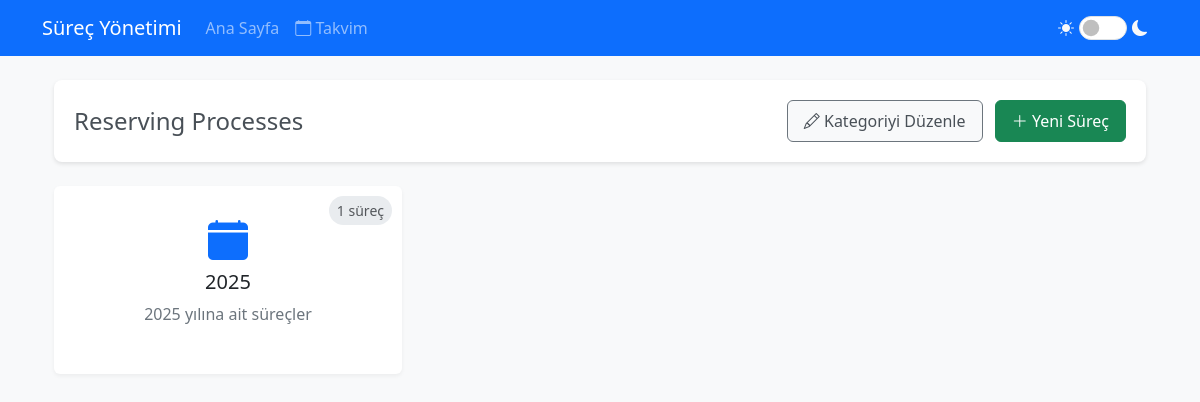
The page /category/1 on the database as committed earlier.
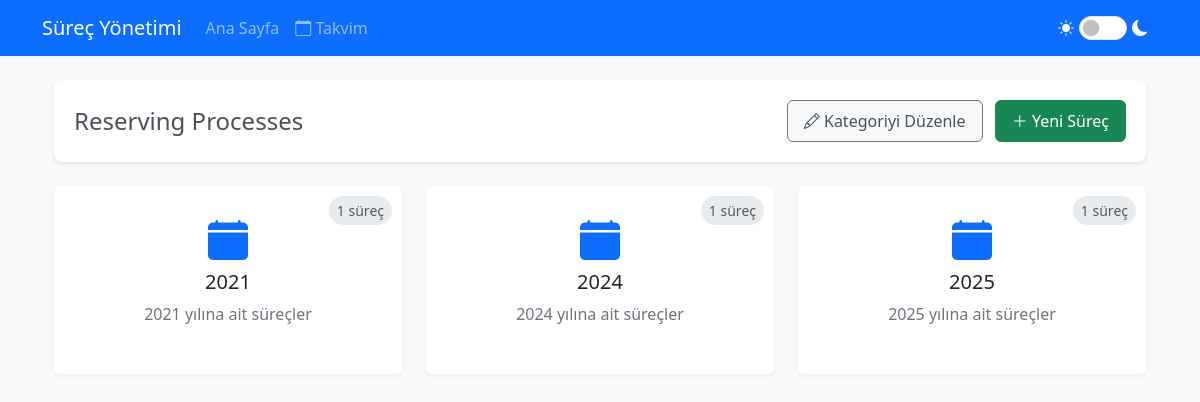
The same page on the database as committed later.
### app.py (models this page shows, shortened)
class ProcessCategory(db.Model):
    id = db.Column(db.Integer, primary_key=True)
    name = db.Column(db.String(100), nullable=False)
    description = db.Column(db.Text)
    created_at = db.Column(db.DateTime, default=datetime.now)
    processes = db.relationship('Process', backref='category', lazy=True)

class Process(db.Model):
    id = db.Column(db.Integer, primary_key=True)
    name = db.Column(db.String(100), nullable=False)
    description = db.Column(db.Text)
    created_at = db.Column(db.DateTime, default=datetime.now)
    is_started = db.Column(db.Boolean, default=False)
    started_at = db.Column(db.DateTime)
    version = db.Column(db.Integer, nullable=False, default=1)
    year = db.Column(db.Integer, nullable=False, default=lambda: datetime.now().year)
    category_id = db.Column(db.Integer, db.ForeignKey('process_category.id', name='fk_process_category'), nullable=True)
    steps = db.relationship('Step', backref='process', lazy=True, cascade='all, delete-orphan')

### app.py (the view)
@app.route('/category/<int:category_id>')
def category_years(category_id):
    category = ProcessCategory.query.get_or_404(category_id)
    processes = Process.query.filter_by(category_id=category_id).all()
    years = sorted(set(process.year for process in processes))
    processes_by_year = {}
    for year in years:
        processes_by_year[year] = len([p for p in processes if p.year == year])
    return render_template('category_years.html',
                         category=category,
                         years=years,
                         processes_by_year=processes_by_year)

### app.py (called while the page is built)
@app.before_request
def before_request():
    if not getattr(app, '_got_first_request', False):
        check_process_status()
        app._got_first_request = True

### templates/category_years.html (shortened to what this page needs)
{% extends "base.html" %}
{% block content %}
<div class="container mt-4">
    <div class="header-section d-flex justify-content-between align-items-center mb-4">
        {% if category.description %}
        <h2 class="category-title">{{ category.description }}</h2>
        {% else %}
        <h2 class="category-title">{{ category.name }}</h2>
        {% endif %}
        <div>
            <a href="{{ url_for('edit_category', category_id=category.id) }}" class="btn btn-outline-light me-2">
                <i class="bi bi-pencil"></i> Kategoriyi Düzenle
            </a>
            <a href="{{ url_for('new_process') }}" class="btn btn-success">
                <i class="bi bi-plus-lg"></i> Yeni Süreç
            </a>
        </div>
    </div>
    <div class="row row-cols-1 row-cols-md-2 row-cols-lg-3 g-4">
        {% for year in years %}
        <div class="col">
            <a href="{{ url_for('category_processes', category_id=category.id, year=year) }}"
                class="text-decoration-none">
                <div class="card year-card">
                    <div class="card-body text-center position-relative">
                        <span class="process-count text-muted">
                            {{ processes_by_year[year] }} süreç
                        </span>
                        <i class="bi bi-calendar-fill calendar-icon"></i>
                        <h5 class="card-title mb-2">{{ year }}</h5>
                        <p class="card-text text-muted">{{ year }} yılına ait süreçler</p>
                    </div>
                </div>
            </a>
        </div>
        {% endfor %}
    </div>
</div>
{% endblock %}

### templates/base.html (shortened to what this page needs)
<!DOCTYPE html>
<html lang="tr">
<head>
    <link href="https://cdn.jsdelivr.net/npm/bootstrap@5.3.0/dist/css/bootstrap.min.css" rel="stylesheet">
    <link href="https://cdn.jsdelivr.net/npm/bootstrap-icons@1.11.3/font/bootstrap-icons.css" rel="stylesheet">
    <link href="https://cdnjs.cloudflare.com/ajax/libs/vis/4.21.0/vis.min.css" rel="stylesheet" type="text/css">
    <link rel="stylesheet" href="{{ url_for('static', filename='css/style.css') }}">
</head>
<body>
    <nav class="navbar navbar-expand-lg navbar-dark bg-primary mb-4">
        <div class="container">
            <a class="navbar-brand" href="{{ url_for('index') }}">Süreç Yönetimi</a>
            <div class="collapse navbar-collapse" id="navbarNav">
                <ul class="navbar-nav me-auto mb-2 mb-lg-0">
                    <li class="nav-item">
                        <a class="nav-link" href="{{ url_for('index') }}">Ana Sayfa</a>
                    </li>
                    <li class="nav-item">
                        <a class="nav-link" href="{{ url_for('process_calendar') }}">
                            <i class="bi bi-calendar"></i> Takvim
                        </a>
                    </li>
                </ul>
                <div class="theme-toggle text-light">
                    <i class="bi bi-sun-fill" id="lightIcon"></i>
                    <div class="form-check form-switch d-inline-block">
                        <input class="form-check-input" type="checkbox" id="themeSwitch">
                    </div>
                    <i class="bi bi-moon-fill" id="darkIcon"></i>
                </div>
            </div>
        </div>
    </nav>
    <div class="container">
        {% block content %}{% endblock %}
    </div>
</body>
</html>

### static/css/style.css (style rules this page uses)
body { background-color: #f8f9fa; }
.card-body { padding: 1.5rem; }
.card { box-shadow: 0 0.125rem 0.25rem rgba(0, 0, 0, 0.075); border: none; margin-bottom: 1.5rem; }
.btn { padding: 0.5rem 1rem; margin: 0; }
.btn i { transition: transform 0.2s ease; }
.form-check.form-switch { margin: 0; padding: 0; }
.form-switch .form-check-input { width: 3em; height: 1.5em; margin: 0; cursor: pointer; }
.card { overflow: visible; }
.card-body { overflow: visible; }

### templates/base.html (style rules this page uses)
.theme-toggle { cursor: pointer; padding: 5px 10px; border-radius: 20px; display: flex; align-items: center; gap: 5px; }
.form-check-input { transition: none !important; }

### templates/category_years.html (style rules this page uses)
.year-card { transition: transform 0.2s; border: none; box-shadow: 0 2px 4px rgba(0, 0, 0, 0.05); height: 100%; background-color: var(--bs-body-bg); }
.calendar-icon { font-size: 2.5rem; color: var(--bs-primary); margin-bottom: 10px; }
.process-count { position: absolute; top: 10px; right: 10px; background-color: var(--bs-gray-200); padding: 0.25rem 0.5rem; border-radius: 20px; font-size: 0.875rem; color: var(--bs-body-color); }
.header-section { padding: 1.25rem; border-radius: 8px; box-shadow: 0 2px 4px rgba(0, 0, 0, 0.1); }
.category-title { font-size: 1.5rem; font-weight: 500; margin: 0; line-height: 1.2; }
[data-bs-theme="light"] .category-title { color: var(--bs-gray-700) !important; }
[data-bs-theme="light"] .header-section { background-color: var(--bs-white); }
[data-bs-theme="light"] .year-card { background-color: var(--bs-white); }
[data-bs-theme="light"] .card-title { color: var(--bs-dark); }
[data-bs-theme="light"] .card-text { color: var(--bs-gray-600) !important; }
[data-bs-theme="light"] .btn-outline-light { color: var(--bs-gray-700) !important; border-color: var(--bs-gray-600) !important; background-color: var(--bs-gray-100) !important; }

Rows that differ between the two databases and show on the page:
added Process: year "1", year "2021"
added Process: year "1", year "2024"
